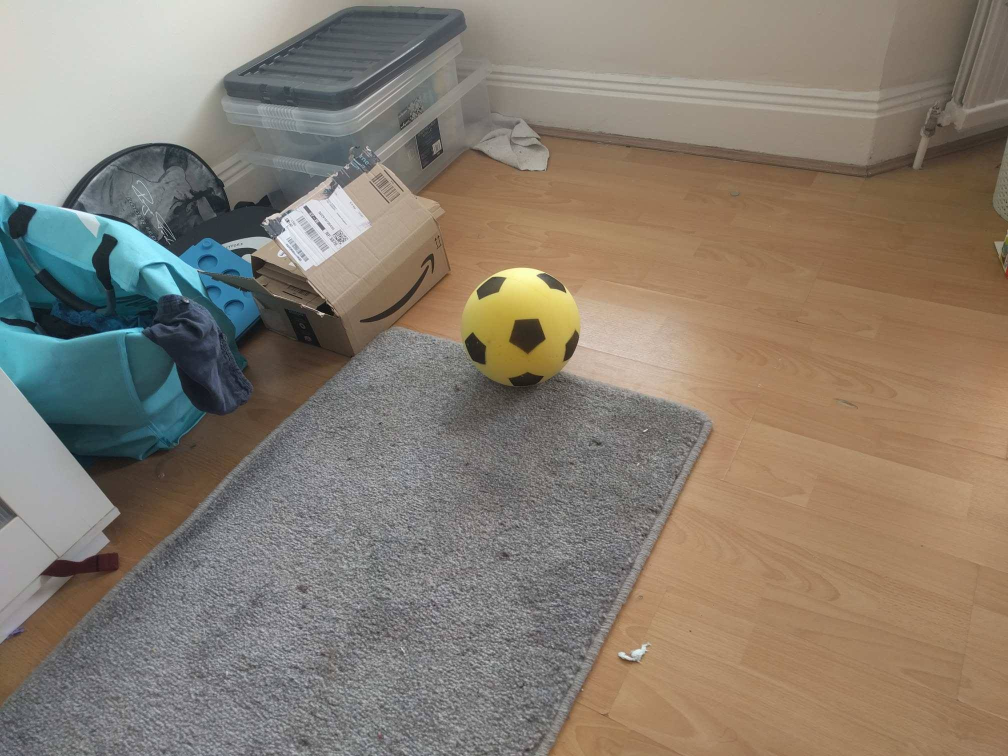
#> input picture Ball/19.jpg, 2016 x 1512 px (shown at 1/2 size)
$ python DistanceDetect.py   (older library calls are emulated)
#> lines starting #> are read from the running program, lines starting #| are printed output that depends on the picture; after the words box and inside, x2 and y2 are one past the last pixel; in counts of white or black regions, pixels touching at a corner belong together
import cv2
import numpy as np


pImg = cv2.imread('Ball/19.jpg',1)
#> pImg is the input picture: shape (1512, 2016, 3); mean B, G, R 113.1, 125.9, 136.1
#pImg = cv2.resize(img,(800,600))		# Resize

#Convert image from B,G,R to HSV
hsv = cv2.cvtColor(pImg, cv2.COLOR_BGR2HSV)
#> hsv: shape (1512, 2016, 3); mean H, S, V 38.8, 60.6, 141.5

#range of orange in HSV
lower_yellow = np.array([20, 100, 100])   #Gimp values (37, 60, 54)
upper_yellow = np.array([30, 255, 255]) #Gimp values (51, 51, 80)

#Threshold the hsv image
mask = cv2.inRange(hsv, lower_yellow, upper_yellow)
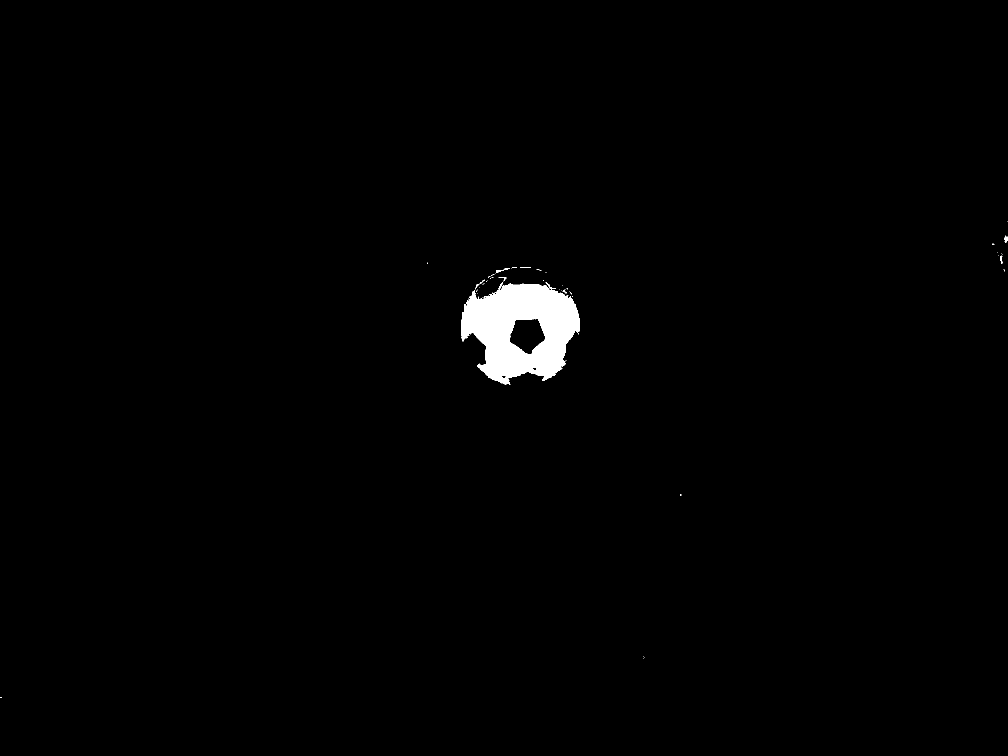
#> mask: shape (1512, 2016) (shown at 1/2 size); 1% white; 51 white regions (43 under 20 px)

#Bitwise-AND the mask and original image
output = cv2.bitwise_and(pImg, pImg, mask = mask)

ret,thresh = cv2.threshold(mask, 40, 255, 0)
im2, contours, hierarchy = cv2.findContours(thresh, cv2.RETR_EXTERNAL, cv2.CHAIN_APPROX_NONE)
#> contours = 51 contours, 45 with area under 20; largest, box (x1, y1, x2, y2) and area: (922, 564, 1160, 769) 33626, (2008, 471, 2016, 486) 51, (992, 537, 1020, 546) 43, (2000, 511, 2005, 528) 33, (950, 559, 970, 579) 30, (1091, 564, 1112, 578) 28

if len(contours) != 0:
    #Draw in blue the found contours
    cv2.drawContours(output, contours, -1, 255, 3)

    #Find the largest contour
    c = max(contours, key = cv2.contourArea)
#> c = contour of 957 points, box (x1, y1, x2, y2) (922, 564, 1160, 769), area 33626
    #print str(cv2.contourArea(c))

    #Contour must be this big to count as ball. If number too small when no ball present may detect anything
    if cv2.contourArea(c) > 500:
        #Draw contour with circle
        (x,y),radius = cv2.minEnclosingCircle(c)
#> x = 1039.5; y = 652.8; radius = 119.8
        center = (int(x),int(y))
#> center = (1039, 652)
        diameter = radius * 2
#> diameter = 239.6
        radius = int(radius)
#> radius = 119
        cv2.circle(output,center,radius,(0,255,0),2)
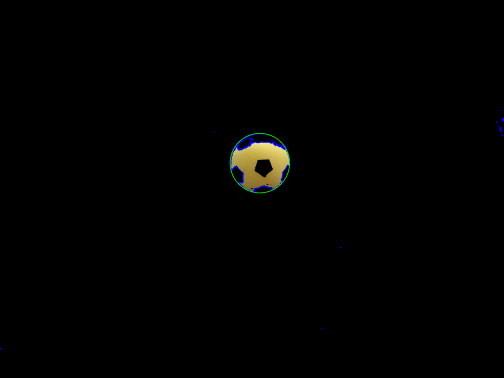
#> output: shape (1512, 2016, 3) (shown at 1/4 size); mean B, G, R 1.1, 1.7, 1.7
        #Draw contour with a rectangle
        '''
        x, y, w, h = cv2.boundingRect(c)
        #Draw contour in green
        cv2.rectangle(output, (x,y),(x+w, y+h), (0, 255, 0),2)
        '''
        #Distance Detection
        '''
        Ball is approx 2 inches in diameter
        I need the focal lenght of the camera, F
        Can be calculated F = (P*D)/W
        P is width in pixels of object, diameter in calculations from above, in my test photo 638.691894531 was calculated
        #print str(diameter)
        D is distance to object, 50cm in test
        W is width of object in real life, 20cm for ball
        F = (638.691894531 * 50)/20  = 1596.729736

        D' = (W*F)/P
        '''
        #print str(diameter)
        W = 20
        F = 1596.729736
        P = diameter
#> P = 239.6
        Distance = (W*F)/(P*1.0) #*1.0 to ensure float calculates properly
#> Distance = 133.3
        #print Distance
        text = "Estimated distance = " + str(round(Distance, 1)) + " centimeters"
#> text = 'Estimated distance = 133.3 centimeters'
        font = cv2.FONT_HERSHEY_SIMPLEX
        pImg = cv2.resize(pImg,(800,600))		# Resize
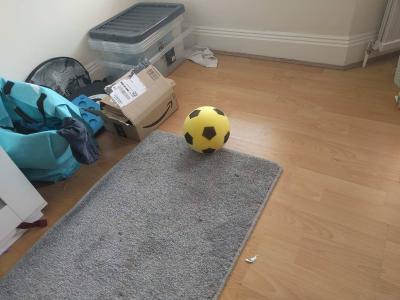
#> pImg: shape (600, 800, 3) (shown at 1/2 size); mean B, G, R 113, 125.8, 136
        output = cv2.resize(output,(800,600))		# Resize
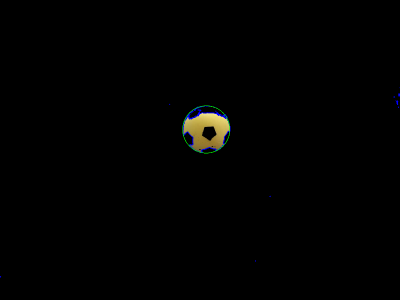
#> output: shape (600, 800, 3) (shown at 1/2 size); mean B, G, R 1.1, 1.7, 1.7
        cv2.putText(output, text,(100,100), font, 0.5,(255,255,255),1,cv2.LINE_AA)
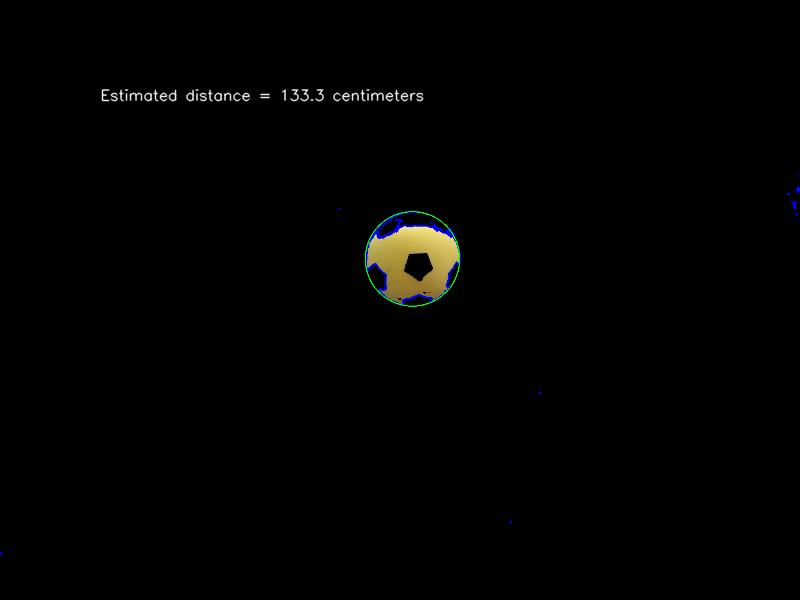
#> output: shape (600, 800, 3); 0.43% of pixels changed, all inside (x1, y1, x2, y2) = (101, 89, 424, 102)

#Show the images
pImg = cv2.resize(pImg,(800,600))		# Resize
output = cv2.resize(output,(800,600))		# Resize
cv2.imshow("Ball", np.hstack([pImg, output]))
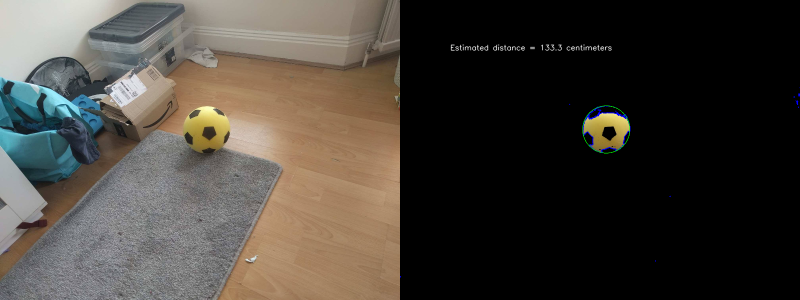
#> window 'Ball': shape (600, 1600, 3) (shown at 1/2 size); mean B, G, R 57.3, 63.9, 69.1
cv2.waitKey(0)							# OpenCV for Linux has a bug and needs this line
cv2.destroyAllWindows()

$ run again, with Ball/1.jpg copied over Ball/19.jpg
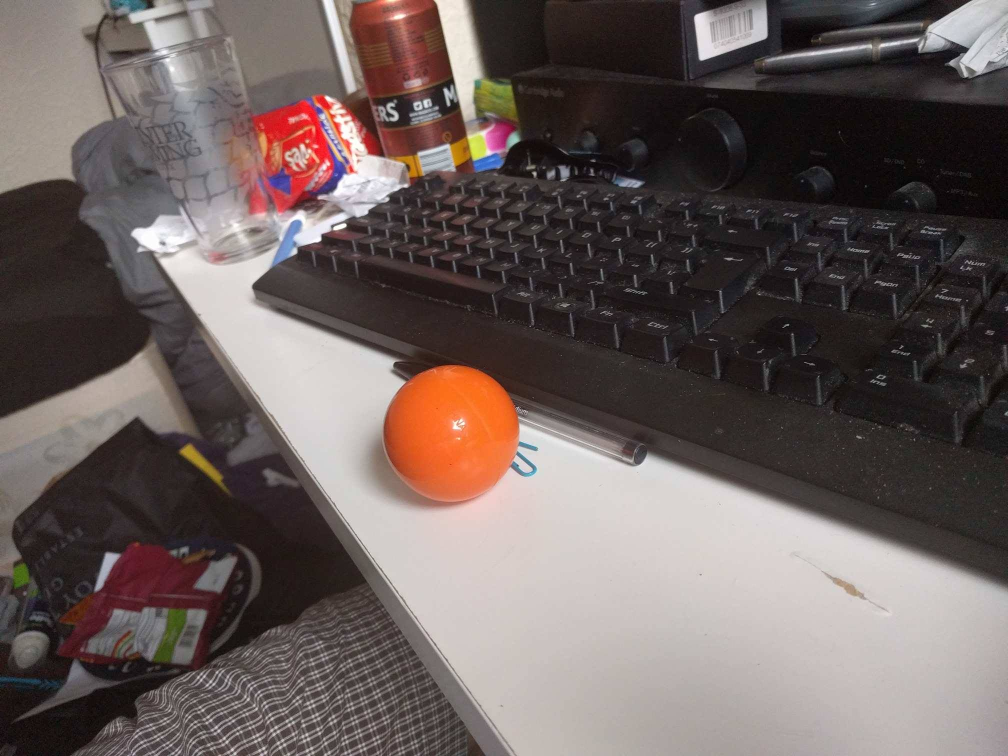
#> input picture Ball/1.jpg, 2016 x 1512 px (shown at 1/2 size)
#> pImg is the input picture: shape (1512, 2016, 3); mean B, G, R 92.6, 95.1, 107.1
#> hsv: shape (1512, 2016, 3); mean H, S, V 52.7, 47, 107.8
#> `mask = cv2.inRange(hsv, lower_yellow, upper_yellow)`:
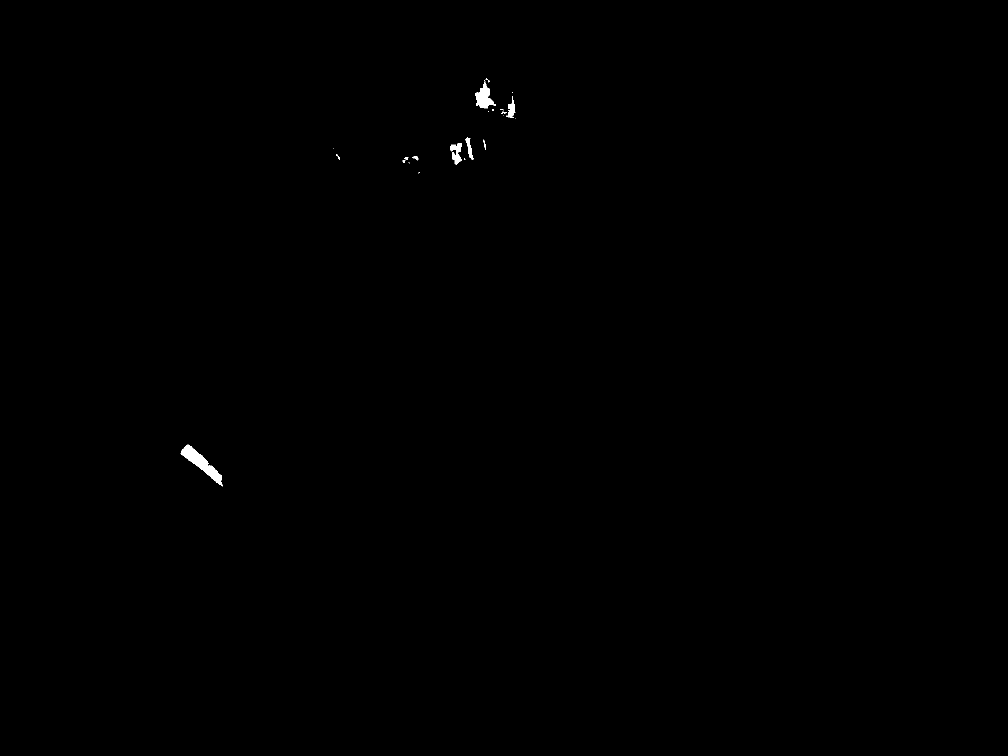
#> mask: shape (1512, 2016) (shown at 1/2 size); 0.15% white; 26 white regions (15 under 20 px)
#> contours = 26 contours, 18 with area under 20; largest, box (x1, y1, x2, y2) and area: (361, 889, 446, 973) 1910, (950, 165, 992, 217) 988, (901, 286, 924, 329) 492, (1012, 192, 1031, 236) 322, (931, 275, 947, 320) 230, (825, 312, 837, 321) 40, (967, 279, 972, 300) 26, (808, 314, 817, 319) 22
#> c = contour of 219 points, box (x1, y1, x2, y2) (361, 889, 446, 973), area 1910
#> `(x,y),radius = cv2.minEnclosingCircle(c)`: x = 406.6; y = 932.6; radius = 54.29
#> center = (406, 932)
#> diameter = 108.6
#> `radius = int(radius)`: radius = 54
#> P = 108.6
#> Distance = 294.1
#> text = 'Estimated distance = 294.1 centimeters'
#> pImg: shape (600, 800, 3)
#> `cv2.imshow("Ball", np.hstack([pImg, output]))`:
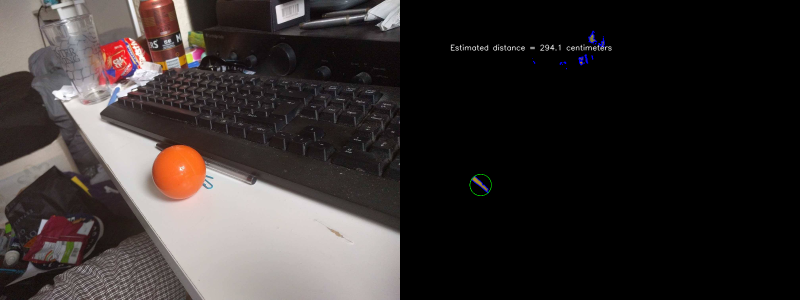
#> window 'Ball': shape (600, 1600, 3) (shown at 1/2 size); mean B, G, R 46.7, 47.8, 53.8

$ run again, with Ball/10.jpg copied over Ball/19.jpg
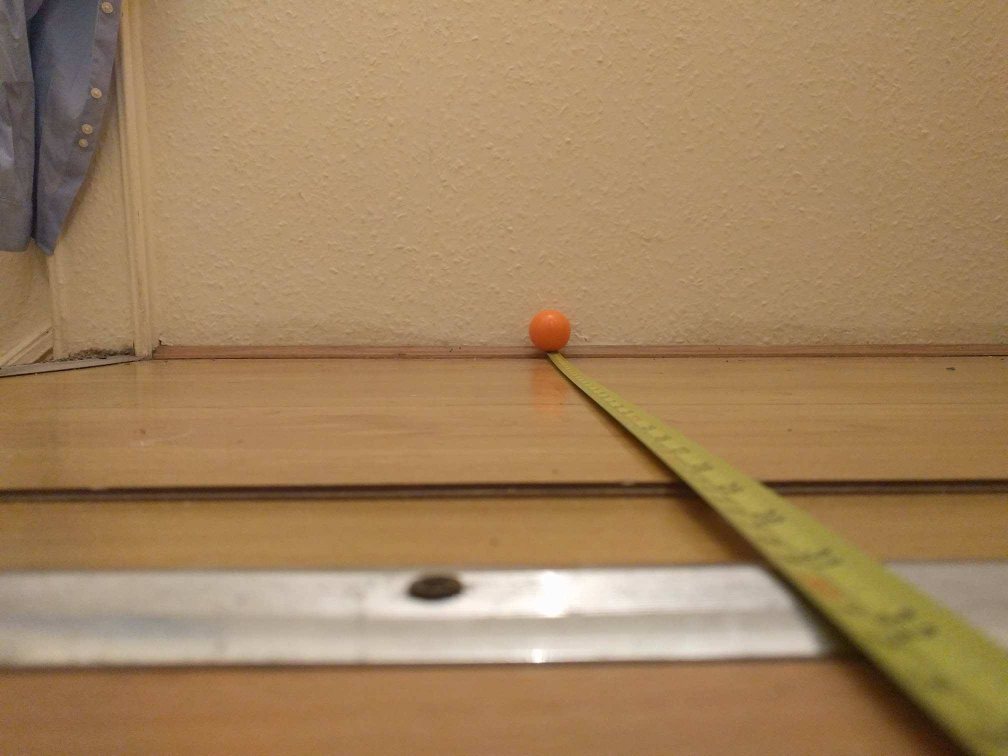
#> input picture Ball/10.jpg, 2016 x 1512 px (shown at 1/2 size)
#> pImg is the input picture: shape (1512, 2016, 3); mean B, G, R 93.8, 131, 161.8
#> hsv: shape (1512, 2016, 3); mean H, S, V 18.8, 110, 161.9
#> `mask = cv2.inRange(hsv, lower_yellow, upper_yellow)`:
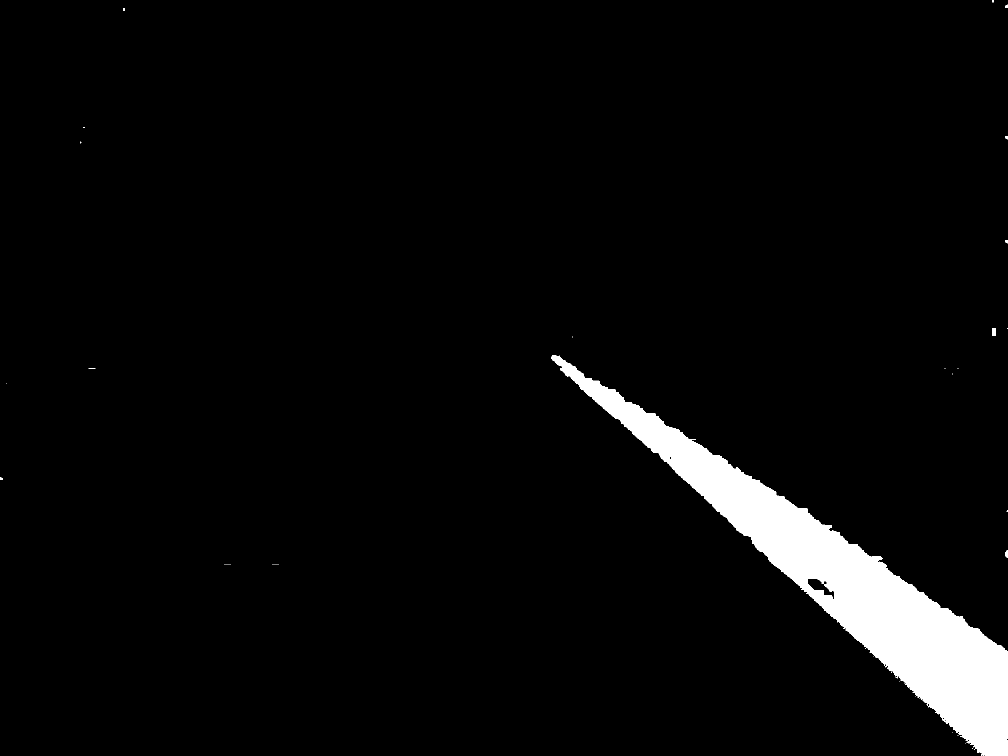
#> mask: shape (1512, 2016) (shown at 1/2 size); 4.2% white; 47 white regions (40 under 20 px)
#> contours = 47 contours, 41 with area under 20; largest, box (x1, y1, x2, y2) and area: (1103, 710, 2016, 1512) 126195, (1984, 656, 1992, 672) 102, (2010, 1100, 2016, 1115) 48, (2010, 272, 2016, 279) 22, (2010, 9, 2016, 16) 21, (2010, 480, 2016, 487) 20
#> c = contour of 2780 points, box (x1, y1, x2, y2) (1103, 710, 2016, 1512), area 126195
#> `(x,y),radius = cv2.minEnclosingCircle(c)`: x = 1559.5; y = 1111; radius = 606.2
#> center = (1559, 1111)
#> diameter = 1212.4
#> `radius = int(radius)`: radius = 606
#> P = 1212.4
#> Distance = 26.34
#> text = 'Estimated distance = 26.3 centimeters'
#> pImg: shape (600, 800, 3)
#> `cv2.imshow("Ball", np.hstack([pImg, output]))`:
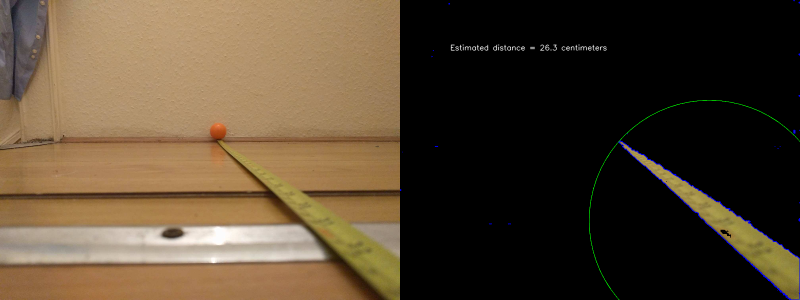
#> window 'Ball': shape (600, 1600, 3) (shown at 1/2 size); mean B, G, R 48.9, 68.5, 84
